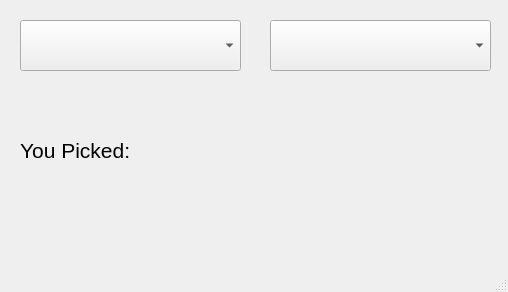
<?xml version="1.0" encoding="UTF-8"?>
<ui version="4.0">
 <class>MainWindow</class>
 <widget class="QMainWindow" name="MainWindow">
  <property name="geometry">
   <rect>
    <x>0</x>
    <y>0</y>
    <width>508</width>
    <height>292</height>
   </rect>
  </property>
  <property name="windowTitle">
   <string>MainWindow</string>
  </property>
  <widget class="QWidget" name="centralwidget">
   <widget class="QComboBox" name="gender_combobox">
    <property name="geometry">
     <rect>
      <x>20</x>
      <y>20</y>
      <width>221</width>
      <height>51</height>
     </rect>
    </property>
    <property name="font">
     <font>
      <pointsize>16</pointsize>
     </font>
    </property>
   </widget>
   <widget class="QComboBox" name="name_combobox">
    <property name="geometry">
     <rect>
      <x>270</x>
      <y>20</y>
      <width>221</width>
      <height>51</height>
     </rect>
    </property>
    <property name="font">
     <font>
      <pointsize>16</pointsize>
     </font>
    </property>
   </widget>
   <widget class="QLabel" name="label">
    <property name="geometry">
     <rect>
      <x>20</x>
      <y>120</y>
      <width>471</width>
      <height>61</height>
     </rect>
    </property>
    <property name="font">
     <font>
      <pointsize>16</pointsize>
     </font>
    </property>
    <property name="text">
     <string>You Picked:</string>
    </property>
   </widget>
  </widget>
  <widget class="QMenuBar" name="menubar">
   <property name="geometry">
    <rect>
     <x>0</x>
     <y>0</y>
     <width>508</width>
     <height>26</height>
    </rect>
   </property>
  </widget>
  <widget class="QStatusBar" name="statusbar"/>
 </widget>
 <resources/>
 <connections/>
</ui>
